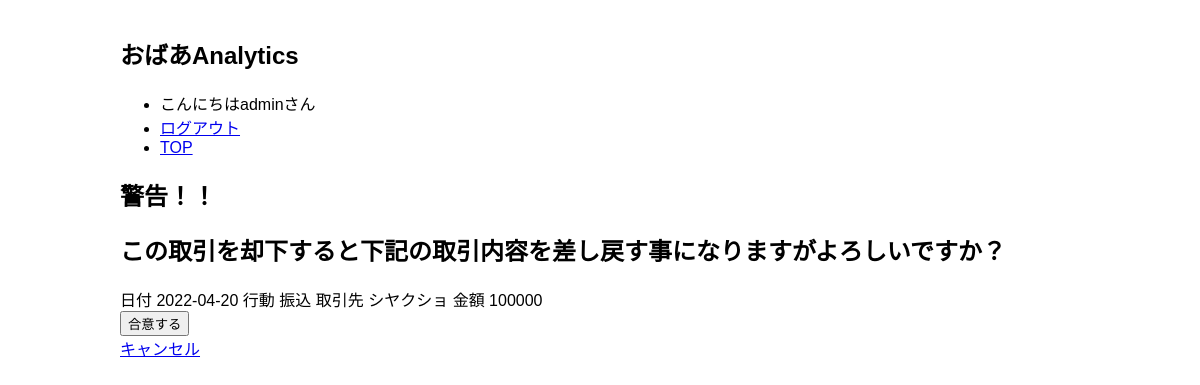
/history/history/1warning (signed in), run on an earlier commit of the app's database.
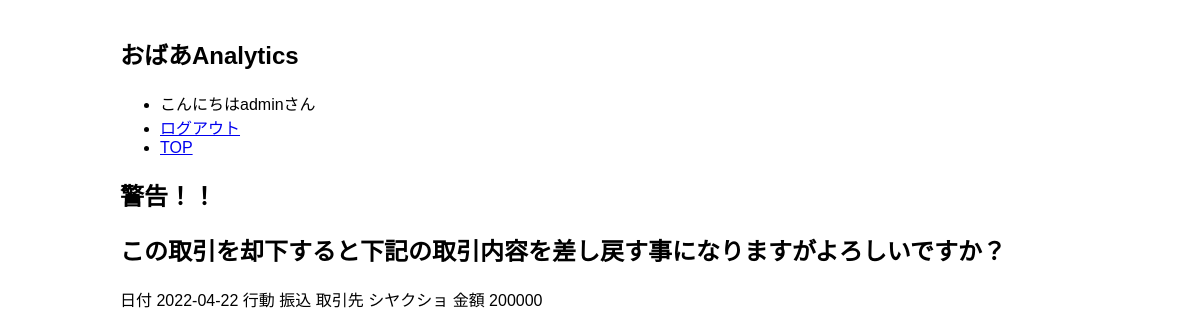
And on a later commit of the database.
### tables this page shows
CREATE TABLE apidata (
  id INTEGER PRIMARY KEY AUTOINCREMENT,
  author_id INTEGER NOT NULL,
  date DATE DEFAULT CURRENT_TIMESTAMP,
  action TEXT NOT NULL,
  place TEXT NOT NULL,
  money INTEGER NOT NULL,
  flag INTEGER NOT NULL,
  permit TEXT,
  FOREIGN KEY (author_id) REFERENCES user (id)
);

### flaskr/history.py (the view, shortened to what this page needs)
@bp.route('history/<int:id>warning', methods=('GET','POST'))
@login_required
def warning(id):
  postdata = get_post(id)
  return render_template('history/warning.html',postdata=postdata)

### flaskr/auth.py (called while the page is built)
@bp.before_app_request
def load_logged_in_user():
  user_id = session.get('user_id')
  if user_id is None:
    g.user = None
  else:
    g.user = get_db().execute(
      'SELECT * FROM user WHERE id = ?', (user_id,)
    ).fetchone()

def login_required(view):
  @functools.wraps(view)
  def wrapped_view(**kwargs):
    if g.user is None:
      return redirect(url_for('auth.login'))
    return view(**kwargs)
  return wrapped_view

### flaskr/db.py (called while the page is built)
def get_db():
  if 'db' not in g:
    g.db = sqlite3.connect(
      current_app.config['DATABASE'],
      detect_types=sqlite3.PARSE_DECLTYPES
    )
    g.db.row_factory = sqlite3.Row
  return g.db

### flaskr/history.py (called while the page is built)
def get_post(id, check_author=True):
  postdata = get_db().execute(
    'SELECT d.id, author_id, date, action, place, money, flag'
    ' FROM apidata d JOIN user u ON d.author_id = u.id'
    ' WHERE d.id = ?', (id,)
  ).fetchone()
  if postdata is None:
    abort(404, 'ID {0} は存在しません' .format(id))
  if check_author and postdata['author_id'] != g.user['id']:
    abort(403)
  return postdata

### flaskr/templates/history/warning.html
{% extends 'base.html' %}
{% block header %}
  <h1>{% block title %}警告！！{% endblock %}</h1>
  <h2>この取引を却下すると下記の取引内容を差し戻す事になりますがよろしいですか？</h2>
{% endblock %}
{% block content %}
  <label for="date">日付</label>
  <span name="date" id="date">{{ postdata['date'] }}</span>
  <label for="action">行動</label>
  <span name="action" id="action">{{ postdata['action'] }}</span>
  <label for="place">取引先</label>
  <span name="place" id="place">{{ postdata['place'] }}</span>
  <label for="money">金額</label>
  <span name="money" id="money">{{ postdata['money'] }}</span>
  {% if postdata['flag'] == 0 %}
    <form method="post">
      <input type="submit" value="合意する" onclick="return confirm('本当によろしいですね?');">
    </form>
    <div id="not_submit">
      <a href="{{ url_for('history.index') }}">キャンセル</a>
    </div>
  {% endif %}
{% endblock %}

What changed in the data, as far as the page shows it:
changed apidata "振込": date "2022-04-20" → "2022-04-22"; money "100000" → "200000"; flag 0 → 1 (drawn)
Also different on the page:
form field value: "合意する" → (not shown)
text no longer shown: "キャンセル"
